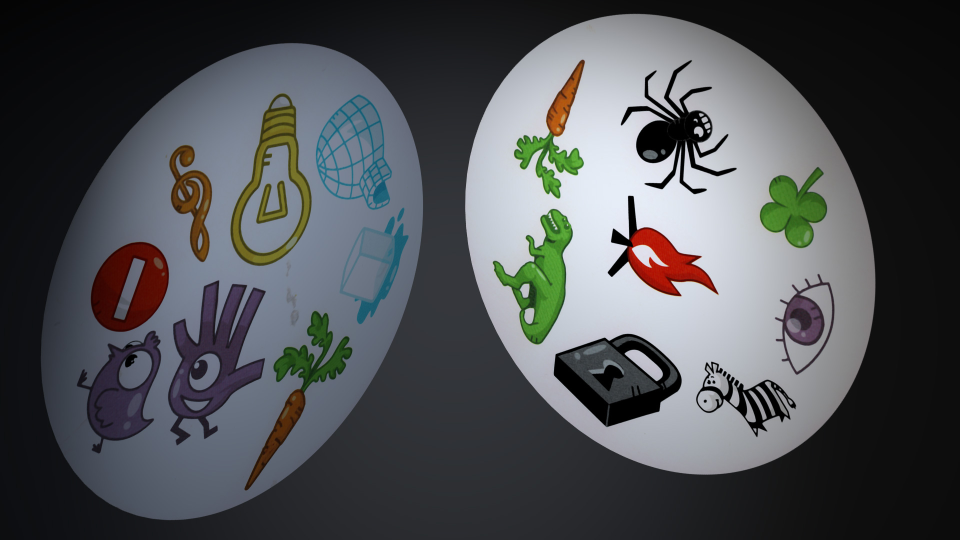
#> input picture images/dobble_01.jpg, 1920 x 1080 px (shown at 1/2 size)
$ python odometry.py
#> lines starting #> are read from the running program, lines starting #| are printed output that depends on the picture; after the words box and inside, x2 and y2 are one past the last pixel; in counts of white or black regions, pixels touching at a corner belong together; long printed decimals are rounded
#> further down, image is the input picture: shape (1080, 1920, 3); mean B, G, R 83.7, 80.5, 78.1
"""
https://rdmilligan.wordpress.com/2015/10/15/augmented-reality-using-opencv-opengl-and-blender/
https://learnopencv.com/head-pose-estimation-using-opencv-and-dlib/
"""

import numpy as np
import cv2


# def order_points(points):
#     s = points.sum(axis=1)
#     diff = np.diff(points, axis=1)
#
#     ordered_points = np.zeros((4, 2), dtype="float32")
#
#     ordered_points[0] = points[np.argmin(s)]
#     ordered_points[2] = points[np.argmax(s)]
#     ordered_points[1] = points[np.argmin(diff)]
#     ordered_points[3] = points[np.argmax(diff)]
#
#     return ordered_points
#
#
# def get_vectors(image, points, calibration_file='webcam_calibration_ouput.npz'):
#
#     # order points
#     points = order_points(points)
#
#     # load calibration data
#     with np.load(calibration_file) as X:
#         mtx, dist, _, _ = [X[i] for i in ('mtx' ,'dist' ,'rvecs' ,'tvecs')]
#
#     # set up criteria, image, points and axis
#     criteria = (cv2.TERM_CRITERIA_EPS + cv2.TERM_CRITERIA_MAX_ITER, 30, 0.001)
#
#     gray = cv2.cvtColor(image, cv2.COLOR_BGR2GRAY)
#
#     imgp = np.array(points, dtype="float32")
#
#     objp = np.array([[0. ,0. ,0.] ,[1. ,0. ,0.],
#                      [1. ,1. ,0.] ,[0. ,1. ,0.]], dtype="float32")
#
#     # calculate rotation and translation vectors
#     cv2.cornerSubPix(gray ,imgp ,(11 ,11) ,(-1 ,-1) ,criteria)
#     rvecs, tvecs, _ = cv2.solvePnPRansac(objp, imgp, mtx, dist)
#
#     return rvecs, tvecs


def get_vectors2(image, image_points):

    image_points = image_points.astype('double')

    size = image.shape
#> size = (1080, 1920, 3)

    # 3D plane points
    model_points = np.array([[0., 0., 0.], [100., 0., 0.], [100., 100., 0.], [0., 100., 0.]], dtype="float32")

    # Camera internals
    focal_length = size[1]
#> focal_length = 1920
    center = (size[1] / 2, size[0] / 2)
#> center = (960, 540)

    camera_matrix = np.array([[focal_length, 0, center[0]],
                              [0, focal_length, center[1]],
                              [0, 0, 1]], dtype="double")

    dist_coeffs = np.zeros((4, 1))  # Assuming no lens distortion

    (success, rotation_vector, translation_vector) = cv2.solvePnP(model_points, image_points, camera_matrix,
                                                                  dist_coeffs, flags=cv2.SOLVEPNP_UPNP)
#> success = True; rotation_vector = [0.445, 0.164, -2.74]; translation_vector = [3.08e+30, 4.25e+30, 2.15e+30]

    # Project a 3D point (0, 0, 1000.0) onto the image plane.
    # We use this to draw a line sticking out of the nose

    nose_end_point2D, jacobian = cv2.projectPoints(np.array([(0.0, 0.0, 50.0)]),
                                                   rotation_vector, translation_vector, camera_matrix, dist_coeffs)

    for p in image_points:
        cv2.circle(image, (int(p[0]), int(p[1])), 3, (0, 0, 255), -1)
#> image: shape (1080, 1920, 3); 0.01% of pixels changed, all inside (x1, y1, x2, y2) = (334, 294, 517, 565)

    p1 = (int(image_points[0][0]), int(image_points[0][1]))
    p2 = (int(nose_end_point2D[0][0][0]), int(nose_end_point2D[0][0][1]))

    cv2.line(image, p1, p2, (255, 0, 0), 2)
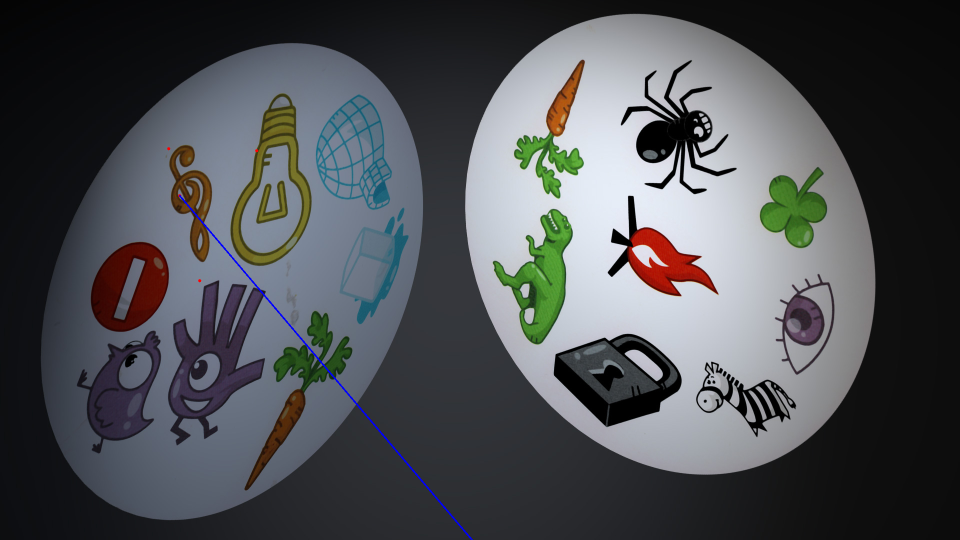
#> image: shape (1080, 1920, 3) (shown at 1/2 size); mean B, G, R 83.9, 80.4, 78

    # Display image
    cv2.imshow("Output", image)
    #cv2.waitKey(0)

    return rotation_vector, translation_vector, camera_matrix


if __name__ == "__main__":
    image = cv2.imread("../images/dobble_01.jpg")

    image_points = np.array([(359, 391),
                             (399, 561),
                             (337, 297),
                             (513, 301)], dtype="double")
    print(image_points)


    rvec, tvec, cmat = get_vectors2(image, image_points)
#> rvec = [0.445, 0.164, -2.74]; tvec = [3.08e+30, 4.25e+30, 2.15e+30]; cmat = [[1920, 0, 960], [0, 1920, 540], [0, 0, 1]]

    print(f"Camera Matrix :\n {format(cmat)}")
#| Camera Matrix :
#|  [[1.92e+03 0.00e+00 9.60e+02]
#|  [0.00e+00 1.92e+03 5.40e+02]
#|  [0.00e+00 0.00e+00 1.00e+00]]
    print(f"Rotation Vector:\n {format(rvec)}")
#| Rotation Vector:
#|  [[ 0.4448]
#|  [ 0.1644]
#|  [-2.743]]
    print(f"Translation Vector:\n {format(tvec)}")
#| Translation Vector:
#|  [[3.07796328e+30]
#|  [4.25065951e+30]
#|  [2.14846339e+30]]
